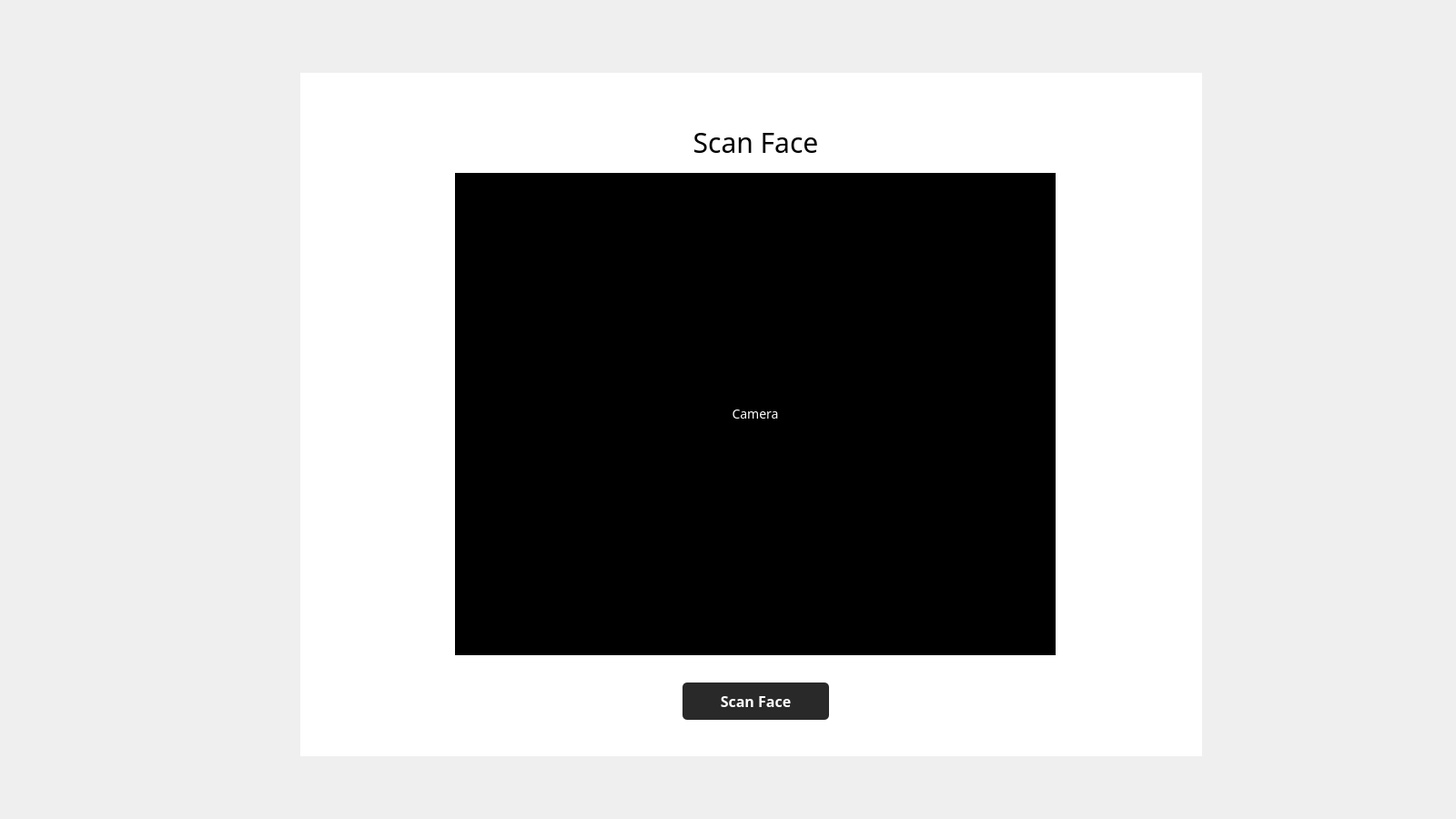
<?xml version="1.0" encoding="UTF-8"?>
<ui version="4.0">
 <class>Form</class>
 <widget class="QWidget" name="Form">
  <property name="geometry">
   <rect>
    <x>0</x>
    <y>0</y>
    <width>1600</width>
    <height>900</height>
   </rect>
  </property>
  <property name="font">
   <font>
    <family>Poppins</family>
    <pointsize>-1</pointsize>
    <stylestrategy>PreferDefault</stylestrategy>
   </font>
  </property>
  <property name="windowTitle">
   <string>Form</string>
  </property>
  <property name="styleSheet">
   <string notr="true">*{
background-color: #efefef;
font-family: Poppins;
font-size: 14px;
}</string>
  </property>
  <widget class="QWidget" name="widget" native="true">
   <property name="geometry">
    <rect>
     <x>330</x>
     <y>80</y>
     <width>991</width>
     <height>751</height>
    </rect>
   </property>
   <property name="styleSheet">
    <string notr="true">*{
background-color: white;
}

QPushButton#scanBtn{
background-color: #292929;
color: white;
border-radius: 5px;
font-weight: 600;
font-size: 16px;
}

QPushButton#scanBtn:hover{
background-color: gray;
}</string>
   </property>
   <widget class="QLabel" name="cameraFeed">
    <property name="geometry">
     <rect>
      <x>170</x>
      <y>110</y>
      <width>660</width>
      <height>530</height>
     </rect>
    </property>
    <property name="styleSheet">
     <string notr="true">background-color: black;
color: white;</string>
    </property>
    <property name="text">
     <string>Camera</string>
    </property>
    <property name="alignment">
     <set>Qt::AlignCenter</set>
    </property>
   </widget>
   <widget class="QLabel" name="label">
    <property name="geometry">
     <rect>
      <x>370</x>
      <y>60</y>
      <width>261</width>
      <height>31</height>
     </rect>
    </property>
    <property name="styleSheet">
     <string notr="true">font-size: 30px;</string>
    </property>
    <property name="text">
     <string>Scan Face</string>
    </property>
    <property name="alignment">
     <set>Qt::AlignCenter</set>
    </property>
   </widget>
   <widget class="QPushButton" name="scanBtn">
    <property name="geometry">
     <rect>
      <x>420</x>
      <y>670</y>
      <width>161</width>
      <height>41</height>
     </rect>
    </property>
    <property name="text">
     <string>Scan Face</string>
    </property>
   </widget>
  </widget>
 </widget>
 <resources>
  <include location="../py/resource.qrc"/>
 </resources>
 <connections/>
</ui>
